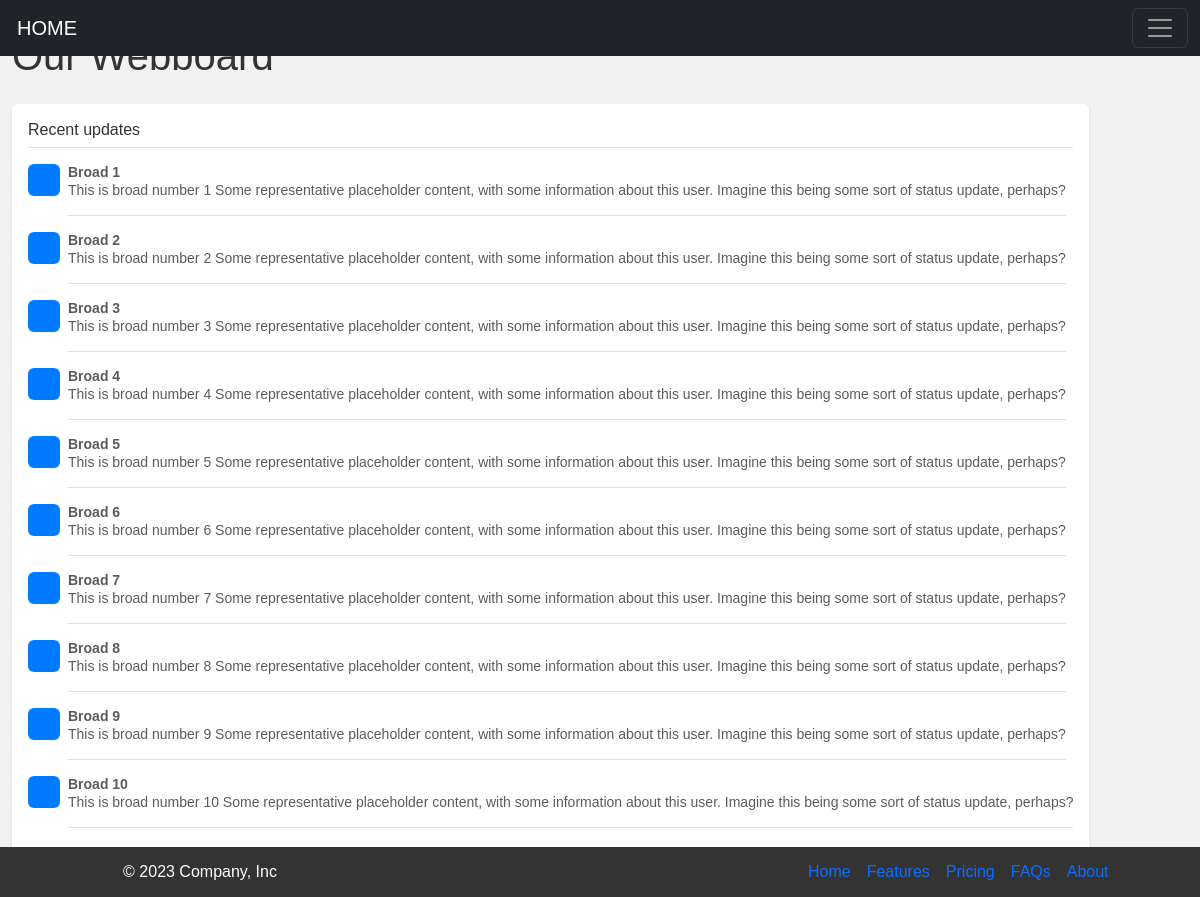
The app's page /board with its own data.
### tables this page shows
CREATE TABLE `boards` (
  `id` int(11) UNSIGNED NOT NULL,
  `title` varchar(255) NOT NULL,
  `description` text NOT NULL,
  `created_at` timestamp NOT NULL DEFAULT current_timestamp(),
  `updated_at` timestamp NOT NULL DEFAULT current_timestamp() ON UPDATE current_timestamp()
);

### app/controllers/BoardController.php (called while the page is built, shortened)
<?php
class BoardController extends Controller
{
    public function index()
    {
        $data = $this->model('Board');
        $datas = $data->getAll();
        $this->view('board/index',['board'=>$datas]);
    }
}

### core/App.php (called while the page is built, shortened)
<?php
class App
{
    protected $method = 'index';
    protected $params = [];
    public function __construct(){
    $this->controller = new $this->controller;
    call_user_func_array([$this->controller, $this->method], $this->params);
   }
}

### index.php (called while the page is built, shortened)
<?php
$app = new App();

### core/Database.php (called while the page is built, shortened)
<?php
class Database
{
    private $host =  DB_HOST ;
    private $user = DB_USER;
    private $pass = DB_PASS;
    private $dbh;
    private $stmt;
    public function __construct($dbname)
    {
        $this->dbname = $dbname;
        $dsn = "mysql:host=$this->host;dbname=$this->dbname;charset=utf8mb4";
        $options = array(
            PDO::ATTR_PERSISTENT => true,
            PDO::ATTR_ERRMODE => PDO::ERRMODE_EXCEPTION
        );
        try {
            $this->dbh = new PDO($dsn, $this->user, $this->pass, $options);
        } catch(PDOException $e){
            $this->error = $e->getMessage();
            echo $this->error;
        }
    }
    public function query($sql)
    {
        $this->stmt = $this->dbh->prepare($sql);
    }
    public function execute()
    {
        return $this->stmt->execute();
    }
    public function resultSet()
    {
        $this->execute();
        return $this->stmt->fetchAll(PDO::FETCH_OBJ);
    }
}

### app/models/Board.php (called while the page is built, shortened)
<?php
class Board
{
    protected $table = 'boards';
    private $db;
    public function __construct()
        {
            $this->db = new Database(DB_NAME);
        }
    public function getAll()
    {
        $query = "SELECT * FROM {$this->table}";
        $this->db->query($query);
        return $this->db->resultSet();
    }
}

### app/views/board/index.php (the view)
<?php
$title = "Webboard";
require_once('public/templates/header.php');?>
<main class="container">
<h1>Our <?=$title;?></h1>
<div class="my-3 p-3 bg-body rounded shadow-sm">
    <h6 class="border-bottom pb-2 mb-0">Recent updates</h6>
    <?php foreach ($data['board'] as $data) : ?>
    <div class="d-flex text-body-secondary pt-3">
      <svg class="bd-placeholder-img flex-shrink-0 me-2 rounded" width="32" height="32" xmlns="http://www.w3.org/2000/svg" role="img" aria-label="Placeholder: 32x32" preserveAspectRatio="xMidYMid slice" focusable="false">
        <title>Placeholder</title><rect width="100%" height="100%" fill="#007bff"></rect><text x="50%" y="50%" fill="#007bff" dy=".3em">32x32</text></svg>
      <p class="pb-3 mb-0 small lh-sm border-bottom">
        <strong class="d-block text-gray-dark"><?php echo $data->title;?></strong>
        <?php echo $data->description;?> Some representative placeholder content, with some information about this user. Imagine this being some sort of status update, perhaps?
      </p>
    </div>
    <?php endforeach;?>
    <small class="d-block text-end mt-3">
      <a href="#">All updates</a>
    </small>
  </div>
</main>
  <?php require_once('public/templates/footer.php');?>

### public/css/style.css (style rules this page uses)
* { margin: 0; padding: 0; box-sizing: border-box; }
body { font-family: Arial, sans-serif; font-size: 16px; line-height: 1.5; background-color: #f2f2f2; color: #333; }
.container { max-width: 1200px; margin: 0 auto; }
main { margin-top: 15px; display: flex; flex-wrap: wrap; }
:root { --card_width: 20%!important; --row_increment: 10px; --card_border_radius: 0.5em; --card_small: 26; --card_medium: 33; --card_large: 45 }
:root { --toastContainerTop: auto; --toastContainerRight: auto; --toastContainerBottom: 8rem; --toastContainerLeft: calc(50vw - 8rem) }

### records on screen
boards: title "Broad 1", description "This is broad number 1"
boards: title "Broad 2", description "This is broad number 2"
boards: title "Broad 3", description "This is broad number 3"
boards: title "Broad 4", description "This is broad number 4"
boards: title "Broad 5", description "This is broad number 5"
boards: title "Broad 6", description "This is broad number 6"
boards: title "Broad 7", description "This is broad number 7"
boards: title "Broad 8", description "This is broad number 8"
boards: title "Broad 9", description "This is broad number 9"
boards: title "Broad 10", description "This is broad number 10"

### other values on screen
$title "Webboard"
